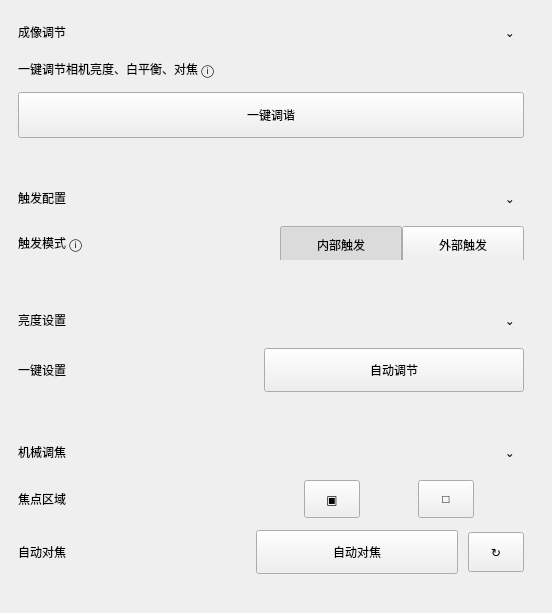
               <widget class="QWidget" name="basicParamsScrollContent">
                <property name="geometry">
                 <rect>
                  <x>0</x>
                  <y>-16</y>
                  <width>552</width>
                  <height>613</height>
                 </rect>
                </property>
                <layout class="QVBoxLayout" name="verticalLayout_basicParamsContent">
                 <property name="spacing">
                  <number>10</number>
                 </property>
                 <property name="leftMargin">
                  <number>0</number>
                 </property>
                 <property name="topMargin">
                  <number>0</number>
                 </property>
                 <property name="rightMargin">
                  <number>10</number>
                 </property>
                 <property name="bottomMargin">
                  <number>0</number>
                 </property>
                 <item>
                  <widget class="QFrame" name="imagingAdjustCard">
                   <property name="frameShape">
                    <enum>QFrame::NoFrame</enum>
                   </property>
                   <property name="card" stdset="0">
                    <bool>true</bool>
                   </property>
                   <layout class="QVBoxLayout" name="verticalLayout_imagingAdjustCard">
                    <property name="spacing">
                     <number>14</number>
                    </property>
                    <property name="leftMargin">
                     <number>18</number>
                    </property>
                    <property name="topMargin">
                     <number>18</number>
                    </property>
                    <property name="rightMargin">
                     <number>18</number>
                    </property>
                    <property name="bottomMargin">
                     <number>18</number>
                    </property>
                    <item>
                     <widget class="QFrame" name="imagingAdjustCardHeaderFrame">
                      <property name="frameShape">
                       <enum>QFrame::NoFrame</enum>
                      </property>
                      <layout class="QHBoxLayout" name="horizontalLayout_imagingAdjustCardHeader">
                       <property name="spacing">
                        <number>0</number>
                       </property>
                       <property name="leftMargin">
                        <number>0</number>
                       </property>
                       <property name="topMargin">
                        <number>0</number>
                       </property>
                       <property name="rightMargin">
                        <number>0</number>
                       </property>
                       <property name="bottomMargin">
                        <number>0</number>
                       </property>
                       <item>
                        <widget class="QLabel" name="imagingAdjustCardTitleLabel">
                         <property name="text">
                          <string>成像调节</string>
                         </property>
                         <property name="cardTitle" stdset="0">
                          <bool>true</bool>
                         </property>
                        </widget>
                       </item>
                       <item>
                        <spacer name="horizontalSpacer_imagingAdjustCardHeader">
                         <property name="orientation">
                          <enum>Qt::Horizontal</enum>
                         </property>
                         <property name="sizeHint" stdset="0">
                          <size>
                           <width>40</width>
                           <height>20</height>
                          </size>
                         </property>
                        </spacer>
                       </item>
                       <item>
                        <widget class="QToolButton" name="imagingAdjustCardCollapseButton">
                         <property name="minimumSize">
                          <size>
                           <width>28</width>
                           <height>28</height>
                          </size>
                         </property>
                         <property name="text">
                          <string>⌄</string>
                         </property>
                         <property name="autoRaise">
                          <bool>true</bool>
                         </property>
                        </widget>
                       </item>
                      </layout>
                     </widget>
                    </item>
                    <item>
                     <widget class="QLabel" name="imagingAdjustHintLabel">
                      <property name="text">
                       <string>一键调节相机亮度、白平衡、对焦 ⓘ</string>
                      </property>
                      <property name="hint" stdset="0">
                       <bool>true</bool>
                      </property>
                     </widget>
                    </item>
                    <item>
                     <widget class="QPushButton" name="oneKeyTuneButton">
                      <property name="minimumSize">
                       <size>
                        <width>0</width>
                        <height>46</height>
                       </size>
                      </property>
                      <property name="text">
                       <string>一键调谐</string>
                      </property>
                      <property name="orangeButton" stdset="0">
                       <bool>true</bool>
                      </property>
                     </widget>
                    </item>
                   </layout>
                  </widget>
                 </item>
                 <item>
                  <widget class="QFrame" name="triggerConfigCard">
                   <property name="frameShape">
                    <enum>QFrame::NoFrame</enum>
                   </property>
                   <property name="card" stdset="0">
                    <bool>true</bool>
                   </property>
                   <layout class="QVBoxLayout" name="verticalLayout_triggerConfigCard">
                    <property name="spacing">
                     <number>14</number>
                    </property>
                    <property name="leftMargin">
                     <number>18</number>
                    </property>
                    <property name="topMargin">
                     <number>18</number>
                    </property>
                    <property name="rightMargin">
                     <number>18</number>
                    </property>
                    <property name="bottomMargin">
                     <number>18</number>
                    </property>
                    <item>
                     <widget class="QFrame" name="triggerConfigCardHeaderFrame">
                      <property name="frameShape">
                       <enum>QFrame::NoFrame</enum>
                      </property>
                      <layout class="QHBoxLayout" name="horizontalLayout_triggerConfigCardHeader">
                       <property name="spacing">
                        <number>0</number>
                       </property>
                       <property name="leftMargin">
                        <number>0</number>
                       </property>
                       <property name="topMargin">
                        <number>0</number>
                       </property>
                       <property name="rightMargin">
                        <number>0</number>
                       </property>
                       <property name="bottomMargin">
                        <number>0</number>
                       </property>
                       <item>
                        <widget class="QLabel" name="triggerConfigCardTitleLabel">
                         <property name="text">
                          <string>触发配置</string>
                         </property>
                         <property name="cardTitle" stdset="0">
                          <bool>true</bool>
                         </property>
                        </widget>
                       </item>
                       <item>
                        <spacer name="horizontalSpacer_triggerConfigCardHeader">
                         <property name="orientation">
                          <enum>Qt::Horizontal</enum>
                         </property>
                         <property name="sizeHint" stdset="0">
                          <size>
                           <width>40</width>
                           <height>20</height>
                          </size>
                         </property>
                        </spacer>
                       </item>
                       <item>
                        <widget class="QToolButton" name="triggerConfigCardCollapseButton">
                         <property name="minimumSize">
                          <size>
                           <width>28</width>
                           <height>28</height>
                          </size>
                         </property>
                         <property name="text">
                          <string>⌄</string>
                         </property>
                         <property name="autoRaise">
                          <bool>true</bool>
                         </property>
                        </widget>
                       </item>
                      </layout>
                     </widget>
                    </item>
                    <item>
                     <widget class="QFrame" name="basicTriggerFormFrame">
                      <property name="frameShape">
                       <enum>QFrame::NoFrame</enum>
                      </property>
                      <layout class="QGridLayout" name="gridLayout_basicTrigger">
                       <property name="leftMargin">
                        <number>0</number>
                       </property>
                       <property name="topMargin">
                        <number>0</number>
                       </property>
                       <property name="rightMargin">
                        <number>0</number>
                       </property>
                       <property name="bottomMargin">
                        <number>0</number>
                       </property>
                       <property name="horizontalSpacing">
                        <number>18</number>
                       </property>
                       <property name="verticalSpacing">
                        <number>12</number>
                       </property>
                       <item row="0" column="0">
                        <widget class="QLabel" name="triggerModeLabel">
                         <property name="text">
                          <string>触发模式 ⓘ</string>
                         </property>
                         <property name="formLabel" stdset="0">
                          <bool>true</bool>
                         </property>
                        </widget>
                       </item>
                       <item row="0" column="1">
                        <widget class="QFrame" name="triggerSegmentFrame">
                         <property name="minimumSize">
                          <size>
                           <width>212</width>
                           <height>34</height>
                          </size>
                         </property>
                         <property name="maximumSize">
                          <size>
                           <width>16777215</width>
                           <height>34</height>
                          </size>
                         </property>
                         <property name="frameShape">
                          <enum>QFrame::NoFrame</enum>
                         </property>
                         <property name="segmented" stdset="0">
                          <bool>true</bool>
                         </property>
                         <layout class="QHBoxLayout" name="horizontalLayout_triggerSegmentFrame">
                          <property name="spacing">
                           <number>0</number>
                          </property>
                          <property name="leftMargin">
                           <number>0</number>
                          </property>
                          <property name="topMargin">
                           <number>0</number>
                          </property>
                          <property name="rightMargin">
                           <number>0</number>
                          </property>
                          <property name="bottomMargin">
                           <number>0</number>
                          </property>
                          <item>
                           <widget class="QPushButton" name="internalTriggerButton">
                            <property name="minimumSize">
                             <size>
                              <width>106</width>
                              <height>38</height>
                             </size>
                            </property>
                            <property name="text">
                             <string>内部触发</string>
                            </property>
                            <property name="checkable">
                             <bool>true</bool>
                            </property>
                            <property name="checked">
                             <bool>true</bool>
                            </property>
                           </widget>
                          </item>
                          <item>
                           <widget class="QPushButton" name="externalTriggerButton">
                            <property name="minimumSize">
                             <size>
                              <width>106</width>
                              <height>38</height>
                             </size>
                            </property>
                            <property name="text">
                             <string>外部触发</string>
                            </property>
                            <property name="checkable">
                             <bool>true</bool>
                            </property>
                           </widget>
                          </item>
                         </layout>
                        </widget>
                       </item>
                      </layout>
                     </widget>
                    </item>
                   </layout>
                  </widget>
                 </item>
                 <item>
                  <widget class="QFrame" name="brightnessCard">
                   <property name="frameShape">
                    <enum>QFrame::NoFrame</enum>
                   </property>
                   <property name="card" stdset="0">
                    <bool>true</bool>
                   </property>
                   <layout class="QVBoxLayout" name="verticalLayout_brightnessCard">
                    <property name="spacing">
                     <number>14</number>
                    </property>
                    <property name="leftMargin">
                     <number>18</number>
                    </property>
                    <property name="topMargin">
                     <number>18</number>
                    </property>
                    <property name="rightMargin">
                     <number>18</number>
                    </property>
                    <property name="bottomMargin">
                     <number>18</number>
                    </property>
                    <item>
                     <widget class="QFrame" name="brightnessCardHeaderFrame">
                      <property name="frameShape">
                       <enum>QFrame::NoFrame</enum>
                      </property>
                      <layout class="QHBoxLayout" name="horizontalLayout_brightnessCardHeader">
                       <property name="spacing">
                        <number>0</number>
                       </property>
                       <property name="leftMargin">
                        <number>0</number>
                       </property>
                       <property name="topMargin">
                        <number>0</number>
                       </property>
                       <property name="rightMargin">
                        <number>0</number>
                       </property>
                       <property name="bottomMargin">
                        <number>0</number>
                       </property>
                       <item>
                        <widget class="QLabel" name="brightnessCardTitleLabel">
                         <property name="text">
                          <string>亮度设置</string>
                         </property>
                         <property name="cardTitle" stdset="0">
                          <bool>true</bool>
                         </property>
                        </widget>
                       </item>
                       <item>
                        <spacer name="horizontalSpacer_brightnessCardHeader">
                         <property name="orientation">
                          <enum>Qt::Horizontal</enum>
                         </property>
                         <property name="sizeHint" stdset="0">
                          <size>
                           <width>40</width>
                           <height>20</height>
                          </size>
                         </property>
                        </spacer>
                       </item>
                       <item>
                        <widget class="QToolButton" name="brightnessCardCollapseButton">
                         <property name="minimumSize">
                          <size>
                           <width>28</width>
                           <height>28</height>
                          </size>
                         </property>
                         <property name="text">
                          <string>⌄</string>
                         </property>
                         <property name="autoRaise">
                          <bool>true</bool>
                         </property>
                        </widget>
                       </item>
                      </layout>
                     </widget>
                    </item>
                    <item>
                     <widget class="QFrame" name="basicBrightnessFormFrame">
                      <property name="frameShape">
                       <enum>QFrame::NoFrame</enum>
                      </property>
                      <layout class="QGridLayout" name="gridLayout_basicBrightness">
                       <property name="leftMargin">
                        <number>0</number>
                       </property>
                       <property name="topMargin">
                        <number>0</number>
                       </property>
                       <property name="rightMargin">
                        <number>0</number>
                       </property>
                       <property name="bottomMargin">
                        <number>0</number>
                       </property>
                       <property name="horizontalSpacing">
                        <number>18</number>
                       </property>
                       <property name="verticalSpacing">
                        <number>12</number>
                       </property>
                       <item row="0" column="0">
                        <widget class="QLabel" name="autoAdjustLabel">
                         <property name="text">
                          <string>一键设置</string>
                         </property>
                         <property name="formLabel" stdset="0">
                          <bool>true</bool>
                         </property>
                        </widget>
                       </item>
                       <item row="0" column="1">
                        <widget class="QPushButton" name="autoAdjustButton">
                         <property name="minimumSize">
                          <size>
                           <width>260</width>
                           <height>44</height>
                          </size>
                         </property>
                         <property name="text">
                          <string>自动调节</string>
                         </property>
                         <property name="softButton" stdset="0">
                          <bool>true</bool>
                         </property>
                        </widget>
                       </item>
                      </layout>
                     </widget>
                    </item>
                   </layout>
                  </widget>
                 </item>
                 <item>
                  <widget class="QFrame" name="focusCard">
                   <property name="frameShape">
                    <enum>QFrame::NoFrame</enum>
                   </property>
                   <property name="card" stdset="0">
                    <bool>true</bool>
                   </property>
                   <layout class="QVBoxLayout" name="verticalLayout_focusCard">
                    <property name="spacing">
                     <number>14</number>
                    </property>
                    <property name="leftMargin">
                     <number>18</number>
                    </property>
                    <property name="topMargin">
                     <number>18</number>
                    </property>
                    <property name="rightMargin">
                     <number>18</number>
                    </property>
                    <property name="bottomMargin">
                     <number>18</number>
                    </property>
                    <item>
                     <widget class="QFrame" name="focusCardHeaderFrame">
                      <property name="frameShape">
                       <enum>QFrame::NoFrame</enum>
                      </property>
                      <layout class="QHBoxLayout" name="horizontalLayout_focusCardHeader">
                       <property name="spacing">
                        <number>0</number>
                       </property>
                       <property name="leftMargin">
                        <number>0</number>
                       </property>
                       <property name="topMargin">
                        <number>0</number>
                       </property>
                       <property name="rightMargin">
                        <number>0</number>
                       </property>
                       <property name="bottomMargin">
                        <number>0</number>
                       </property>
                       <item>
                        <widget class="QLabel" name="focusCardTitleLabel">
                         <property name="text">
                          <string>机械调焦</string>
                         </property>
                         <property name="cardTitle" stdset="0">
                          <bool>true</bool>
                         </property>
                        </widget>
                       </item>
                       <item>
                        <spacer name="horizontalSpacer_focusCardHeader">
                         <property name="orientation">
                          <enum>Qt::Horizontal</enum>
                         </property>
                         <property name="sizeHint" stdset="0">
                          <size>
                           <width>40</width>
                           <height>20</height>
                          </size>
                         </property>
                        </spacer>
                       </item>
                       <item>
                        <widget class="QToolButton" name="focusCardCollapseButton">
                         <property name="minimumSize">
                          <size>
                           <width>28</width>
                           <height>28</height>
                          </size>
                         </property>
                         <property name="text">
                          <string>⌄</string>
                         </property>
                         <property name="autoRaise">
                          <bool>true</bool>
                         </property>
                        </widget>
                       </item>
                      </layout>
                     </widget>
                    </item>
                    <item>
                     <widget class="QFrame" name="basicFocusFormFrame">
                      <property name="frameShape">
                       <enum>QFrame::NoFrame</enum>
                      </property>
                      <layout class="QGridLayout" name="gridLayout_basicFocus">
                       <property name="leftMargin">
                        <number>0</number>
                       </property>
                       <property name="topMargin">
                        <number>0</number>
                       </property>
                       <property name="rightMargin">
                        <number>0</number>
                       </property>
                       <property name="bottomMargin">
                        <number>0</number>
                       </property>
                       <property name="horizontalSpacing">
                        <number>18</number>
                       </property>
                       <property name="verticalSpacing">
                        <number>12</number>
                       </property>
                       <item row="0" column="0">
                        <widget class="QLabel" name="focusRegionLabel">
                         <property name="text">
                          <string>焦点区域</string>
                         </property>
                         <property name="formLabel" stdset="0">
                          <bool>true</bool>
                         </property>
                        </widget>
                       </item>
                       <item row="0" column="1">
                        <widget class="QFrame" name="focusRegionButtonsFrame">
                         <property name="frameShape">
                          <enum>QFrame::NoFrame</enum>
                         </property>
                         <layout class="QHBoxLayout" name="horizontalLayout_focusRegionButtons">
                          <property name="spacing">
                           <number>10</number>
                          </property>
                          <property name="leftMargin">
                           <number>0</number>
                          </property>
                          <property name="topMargin">
                           <number>0</number>
                          </property>
                          <property name="rightMargin">
                           <number>0</number>
                          </property>
                          <property name="bottomMargin">
                           <number>0</number>
                          </property>
                          <item>
                           <widget class="QToolButton" name="focusRegionAutoButton">
                            <property name="minimumSize">
                             <size>
                              <width>56</width>
                              <height>38</height>
                             </size>
                            </property>
                            <property name="text">
                             <string>▣</string>
                            </property>
                           </widget>
                          </item>
                          <item>
                           <widget class="QToolButton" name="focusRegionRectButton">
                            <property name="minimumSize">
                             <size>
                              <width>56</width>
                              <height>38</height>
                             </size>
                            </property>
                            <property name="text">
                             <string>□</string>
                            </property>
                           </widget>
                          </item>
                         </layout>
                        </widget>
                       </item>
                       <item row="1" column="0">
                        <widget class="QLabel" name="autoFocusLabel">
                         <property name="text">
                          <string>自动对焦</string>
                         </property>
                         <property name="formLabel" stdset="0">
                          <bool>true</bool>
                         </property>
                        </widget>
                       </item>
                       <item row="1" column="1">
                        <widget class="QFrame" name="autoFocusButtonsFrame">
                         <property name="frameShape">
                          <enum>QFrame::NoFrame</enum>
                         </property>
                         <layout class="QHBoxLayout" name="horizontalLayout_autoFocusButtons">
                          <property name="spacing">
                           <number>10</number>
                          </property>
                          <property name="leftMargin">
                           <number>0</number>
                          </property>
                          <property name="topMargin">
                           <number>0</number>
                          </property>
                          <property name="rightMargin">
                           <number>0</number>
                          </property>
                          <property name="bottomMargin">
                           <number>0</number>
                          </property>
                          <item>
                           <widget class="QPushButton" name="autoFocusButton">
                            <property name="minimumSize">
                             <size>
                              <width>202</width>
                              <height>44</height>
                             </size>
                            </property>
                            <property name="text">
                             <string>自动对焦</string>
                            </property>
                            <property name="softButton" stdset="0">
                             <bool>true</bool>
                            </property>
                           </widget>
                          </item>
                          <item>
                           <widget class="QToolButton" name="autoFocusResetButton">
                            <property name="minimumSize">
                             <size>
                              <width>56</width>
                              <height>40</height>
                             </size>
                            </property>
                            <property name="text">
                             <string>↻</string>
                            </property>
                           </widget>
                          </item>
                         </layout>
                        </widget>
                       </item>
                      </layout>
                     </widget>
                    </item>
                   </layout>
                  </widget>
                 </item>
                 <item>
                  <spacer name="verticalSpacer_basicParams">
                   <property name="orientation">
                    <enum>Qt::Vertical</enum>
                   </property>
                   <property name="sizeHint" stdset="0">
                    <size>
                     <width>20</width>
                     <height>20</height>
                    </size>
                   </property>
                  </spacer>
                 </item>
                </layout>
               </widget>
